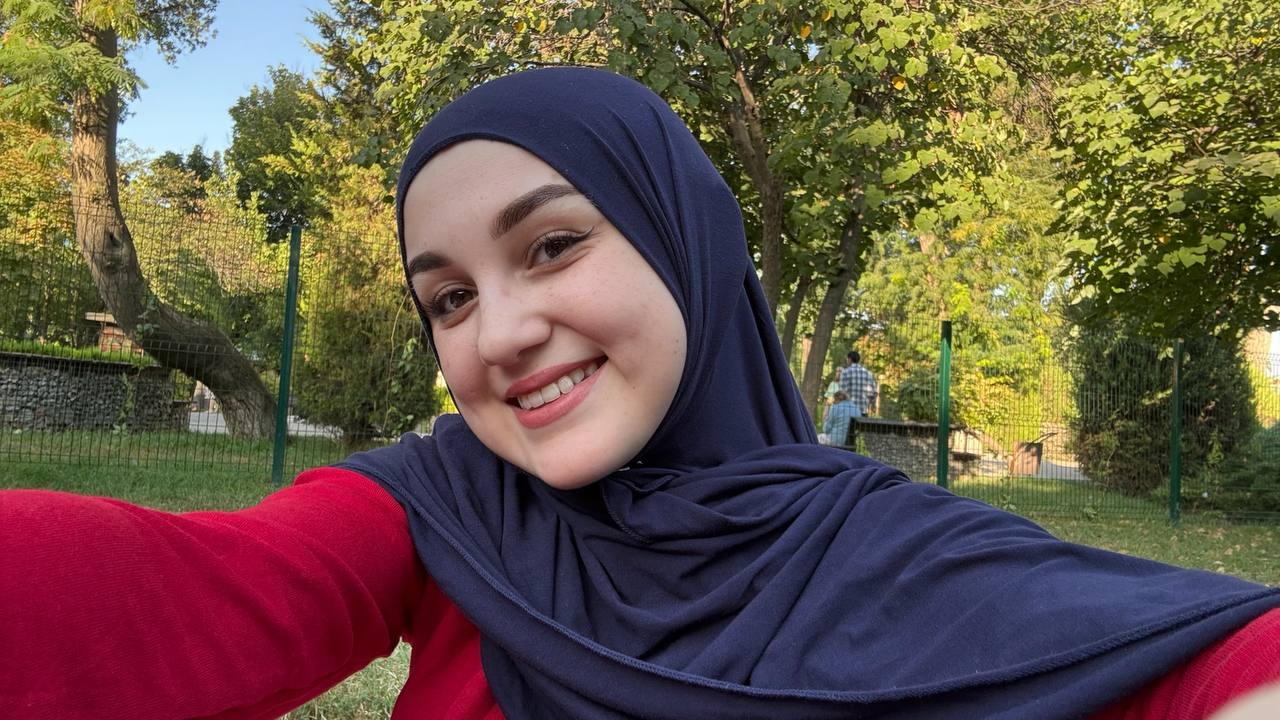
#> input picture chatgpt-150-photo-codes/source/original.jpg, 1280 x 720 px; its folder holds only this picture in this run
$ python -i g22.py   (imports and definitions only)
#> lines starting #> are read from the running program, lines starting #| are printed output that depends on the picture
### chatgpt-150-photo-codes/effects/lib.py
"""Shared helper library for the 150 photo effects.

Conventions
-----------
* Images are float32 numpy arrays, RGB, values in [0, 1], shape (H, W, 3) = (1440, 1152, 3).
* Masks are float32 arrays, shape (H, W), values in [0, 1] (1 = selected).
* Colours can be given as '#RRGGBB', (r, g, b) in 0..255 ints, or floats in 0..1.
* Every helper returns a NEW array; nothing mutates its input.

Quick start (inside effects/gNN.py):

    from effects.lib import *
    from effects.registry import effect

    @effect('golden_hour')
    def golden_hour(img):
        img = temperature(img, 0.35)
        img = split_tone(img, shadows='#5a3a2a', highlights='#ffd27a', strength=0.35)
        img = glow(img, sigma=40, strength=0.35, threshold=0.55)
        return vignette(img, strength=0.25)
"""
import os, json, math, functools
import numpy as np
import cv2
from PIL import Image, ImageDraw, ImageFont, ImageFilter, ImageOps, ImageChops

ROOT = os.path.dirname(os.path.dirname(os.path.abspath(__file__)))
SRC = os.path.join(ROOT, 'source')
FONT_DIR = os.path.join(ROOT, 'book', 'fonts')
H, W = 1440, 1152

# Guide palette (for effects that want to echo the book's look)
BURGUNDY = '#6B1F2E'
BURGUNDY_DEEP = '#43121D'
ROSE = '#A8556B'
BLUSH = '#E8C4C8'
CREAM = '#F7F1E8'
BEIGE = '#E9DDCB'
TAUPE = '#C9B9A3'
INK = '#2E1A1F'
GOLD = '#C9A15C'

# ----------------------------------------------------------------------------- I/O

@functools.lru_cache(None)
def _base_u8():
    return np.array(Image.open(os.path.join(SRC, 'crop.jpg')).convert('RGB'))


def base():
    """Fresh float32 copy of the source portrait (1440 x 1152 x 3, values 0..1)."""
    return _base_u8().astype(np.float32) / 255.0


# [28 lines left out: functions _mask_u8, mask, meta, not called in this run]


def to_pil(img):
    return Image.fromarray(to_u8(img))


def to_u8(img):
    return (np.clip(img, 0, 1) * 255 + 0.5).astype(np.uint8)


def from_pil(pil):
    return np.array(pil.convert('RGB')).astype(np.float32) / 255.0


def from_u8(a):
    return a.astype(np.float32) / 255.0


# [12 lines left out: function finalize, not called in this run]


# ----------------------------------------------------------------------------- basics

def color(c):
    """Any colour spec -> float32 array (3,) in [0,1]."""
    if isinstance(c, str):
        c = c.lstrip('#')
        return np.array([int(c[i:i + 2], 16) / 255.0 for i in (0, 2, 4)], np.float32)
    c = np.array(c, np.float32)
    if c.max() > 1.0:
        c = c / 255.0
    return c[:3]


def color255(c):
    return tuple(int(round(v * 255)) for v in color(c))


def clip(img):
    return np.clip(img, 0, 1)


def lerp(a, b, t):
    """Linear blend a->b by t (scalar, (H,W) mask, or (H,W,3))."""
    t = np.asarray(t, np.float32)
    if t.ndim == 2:
        t = t[..., None]
    return a * (1 - t) + b * t


def smoothstep(e0, e1, x):
    t = np.clip((x - e0) / (e1 - e0 + 1e-9), 0, 1)
    return t * t * (3 - 2 * t)


def luminance(img):
    """Rec.709 luminance, (H, W)."""
    return img[..., 0] * 0.2126 + img[..., 1] * 0.7152 + img[..., 2] * 0.0722


def gray(img):
    """Desaturated 3-channel image."""
    return np.repeat(luminance(img)[..., None], 3, axis=2)


# [8 lines left out: function as_layer, not called in this run]


def rgb2hsv(img):
    """float32 HSV: H in [0,360), S,V in [0,1]."""
    return cv2.cvtColor(np.ascontiguousarray(clip(img), dtype=np.float32), cv2.COLOR_RGB2HSV)


# [5 lines left out: function hsv2rgb, not called in this run]


# ----------------------------------------------------------------------------- tone & colour

def brightness(img, amount):
    return clip(img + amount)


def exposure(img, stops):
    return clip(img * (2.0 ** stops))


def gamma(img, g):
    return clip(img) ** (1.0 / g)


def contrast(img, factor, pivot=0.5):
    return clip((img - pivot) * factor + pivot)


def levels(img, black=0.0, white=1.0, gamma_=1.0, out_black=0.0, out_white=1.0):
    x = np.clip((img - black) / max(white - black, 1e-6), 0, 1) ** (1.0 / gamma_)
    return clip(out_black + x * (out_white - out_black))


def curve(img, points, channels='rgb'):
    """Smooth tone curve through points [(x, y), ...] in 0..1 (endpoints added if missing).
    channels: any of 'r','g','b' (e.g. 'rgb', 'r', 'gb')."""
    from scipy.interpolate import PchipInterpolator
    pts = sorted(points)
    if pts[0][0] > 0:
        pts.insert(0, (0.0, 0.0))
    if pts[-1][0] < 1:
        pts.append((1.0, 1.0))
    xs = np.array([p[0] for p in pts]); ys = np.array([p[1] for p in pts])
    grid = np.linspace(0, 1, 1024)
    lut = np.clip(PchipInterpolator(xs, ys)(grid), 0, 1).astype(np.float32)
    out = img.copy()
    for c, ch in enumerate('rgb'):
        if ch in channels:
            out[..., c] = np.interp(np.clip(out[..., c], 0, 1), grid, lut)
    return out


def s_curve(img, amount=0.2):
    """Contrast S-curve; amount 0..0.5."""
    return curve(img, [(0, 0), (0.25, 0.25 - amount * 0.5), (0.75, 0.75 + amount * 0.5), (1, 1)])


def fade(img, amount=0.12, highlight=0.04):
    """Matte / faded film look: lifts blacks, slightly lowers whites."""
    return curve(img, [(0, amount), (0.5, 0.5 + amount * 0.25), (1, 1 - highlight)])


def saturation(img, factor):
    return clip(lerp(gray(img), img, factor))


# [44 lines left out: functions vibrance, hue_shift, hsl_adjust, isolate_hue, temperature, tint, not called in this run]


def channel_mixer(img, r=(1, 0, 0), g=(0, 1, 0), b=(0, 0, 1)):
    M = np.array([r, g, b], np.float32)
    return clip(img @ M.T)


# [12 lines left out: functions bw, tone, not called in this run]


def sepia(img, strength=1.0):
    return tone(img, '#c9a06a', strength)


# [16 lines left out: functions split_tone, color_balance, not called in this run]


def gradient_map(img, stops, strength=1.0):
    """Map luminance through colour stops [(pos, colour), ...]; pos in 0..1."""
    l = luminance(img)
    pos = [s[0] for s in stops]
    cols = np.array([color(s[1]) for s in stops], np.float32)
    mapped = np.stack([np.interp(l, pos, cols[:, c]) for c in range(3)], axis=-1).astype(np.float32)
    return clip(lerp(img, mapped, strength))


def duotone(img, dark, light, strength=1.0):
    return gradient_map(img, [(0, dark), (1, light)], strength)


def posterize(img, levels_=6):
    return np.floor(clip(img) * (levels_ - 1) + 0.5) / (levels_ - 1)


def solarize(img, threshold=0.5):
    return np.where(img > threshold, 1 - img, img)


def invert(img):
    return 1 - img


def threshold(img, t=0.5, soft=0.02):
    return np.repeat(smoothstep(t - soft, t + soft, luminance(img))[..., None], 3, axis=2)


# ----------------------------------------------------------------------------- blend modes

# [40 lines left out: functions _bm, blend, not called in this run]


def screen(a, b, opacity=1.0): return blend(a, b, 'screen', opacity)
def multiply(a, b, opacity=1.0): return blend(a, b, 'multiply', opacity)
def overlay(a, b, opacity=1.0): return blend(a, b, 'overlay', opacity)
def soft_light(a, b, opacity=1.0): return blend(a, b, 'soft_light', opacity)


# ----------------------------------------------------------------------------- structure / blur / sharpen

# [4 lines left out: function blur, not called in this run]


def box_blur(img, k):
    return cv2.blur(img, (k, k))


def median(img, k=5):
    return from_u8(cv2.medianBlur(to_u8(img), k | 1))


def bilateral(img, d=9, sigma_color=0.1, sigma_space=12):
    return cv2.bilateralFilter(np.ascontiguousarray(img), d, sigma_color, sigma_space)


def guided(img, radius=12, eps=0.004, guide=None):
    g = np.ascontiguousarray(img if guide is None else guide, dtype=np.float32)
    return cv2.ximgproc.guidedFilter(g, np.ascontiguousarray(img, dtype=np.float32), radius, eps)


# [6 lines left out: function unsharp, not called in this run]


def sharpen(img, amount=0.5):
    return unsharp(img, 1.2, amount)


# [5 lines left out: function clarity, not called in this run]


def detail_enhance(img, sigma_s=10, sigma_r=0.15):
    return from_u8(cv2.cvtColor(cv2.detailEnhance(cv2.cvtColor(to_u8(img), cv2.COLOR_RGB2BGR), sigma_s=sigma_s, sigma_r=sigma_r), cv2.COLOR_BGR2RGB))


def cv_stylization(img, sigma_s=60, sigma_r=0.45):
    """OpenCV painterly stylization (watercolour-ish)."""
    return from_u8(cv2.cvtColor(cv2.stylization(cv2.cvtColor(to_u8(img), cv2.COLOR_RGB2BGR), sigma_s=sigma_s, sigma_r=sigma_r), cv2.COLOR_BGR2RGB))


# [4 lines left out: function cv_pencil, not called in this run]


def cv_oil(img, size=7, dyn_ratio=1):
    return from_u8(cv2.cvtColor(cv2.xphoto.oilPainting(cv2.cvtColor(to_u8(img), cv2.COLOR_RGB2BGR), size, dyn_ratio), cv2.COLOR_BGR2RGB))


# [36 lines left out: functions edges, xdog, glow, orton, halation, not called in this run]


def soft_focus(img, sigma=12, mix=0.5):
    return clip(lerp(img, blur(img, sigma), mix))


# [77 lines left out: functions motion_blur, zoom_blur, spin_blur, disc_kernel, bokeh_blur, skin_smooth and 3 more, not called in this run]


def vignette(img, strength=0.5, radius=0.95, softness=0.7, color_='#000000', center=None):
    m = 1 - radial(center, radius, softness)
    return clip(lerp(img, as_layer(color_), strength * m))


def feather(m, sigma):
    return cv2.GaussianBlur(np.asarray(m, np.float32), (0, 0), sigma) if sigma > 0 else m


# [5 lines left out: function edge_band, not called in this run]


def inner_edge(m, width=14, softness=6):
    k = np.ones((width * 2 + 1,) * 2, np.uint8)
    return feather(np.clip(m - cv2.erode(m, k), 0, 1), softness)


def apply_mask(original, edited, m):
    """Use `edited` where mask is 1, `original` elsewhere."""
    return clip(lerp(original, edited, m))


# [30 lines left out: functions blur_background, replace_background, zoom, rotate, not called in this run]


def translate(img, dx, dy, border=cv2.BORDER_REFLECT):
    M = np.array([[1, 0, dx], [0, 1, dy]], np.float32)
    return cv2.warpAffine(img, M, (W, H), borderMode=border)


# [17 lines left out: functions barrel, letterbox, not called in this run]


def resize(img, w, h):
    return cv2.resize(img, (w, h), interpolation=cv2.INTER_AREA if w < img.shape[1] else cv2.INTER_CUBIC)


# ----------------------------------------------------------------------------- procedural textures & overlays

def rng(seed=0):
    return np.random.default_rng(seed)


# [182 lines left out: functions noise, fbm, grain, paper, scratches, dust and 8 more, not called in this run]


def pixelate(img, block=16):
    small = cv2.resize(img, (W // block, H // block), interpolation=cv2.INTER_AREA)
    return cv2.resize(small, (W, H), interpolation=cv2.INTER_NEAREST)


# [108 lines left out: functions halftone, lens_flare, canvas, rounded_mask, paste, border and 1 more, not called in this run]


_FONT_FILES = {
    'playfair': ('PlayfairDisplay[wght].ttf', 'Regular'), 'playfair-bold': ('PlayfairDisplay[wght].ttf', 'Bold'),
    'playfair-black': ('PlayfairDisplay[wght].ttf', 'Black'), 'playfair-italic': ('PlayfairDisplay-Italic[wght].ttf', 'Italic'),
    'playfair-bolditalic': ('PlayfairDisplay-Italic[wght].ttf', 'Bold Italic'),
    'lato': ('Lato-Regular.ttf', None), 'lato-bold': ('Lato-Bold.ttf', None), 'lato-italic': ('Lato-Italic.ttf', None), 'lato-light': ('Lato-Light.ttf', None),
    'cormorant': ('CormorantGaramond[wght].ttf', 'Medium'), 'cormorant-bold': ('CormorantGaramond[wght].ttf', 'Bold'),
    'cormorant-italic': ('CormorantGaramond-Italic[wght].ttf', 'Medium Italic'), 'cormorant-light': ('CormorantGaramond[wght].ttf', 'Light'),
}


def font(name='playfair', size=48):
    """ImageFont: playfair, playfair-bold, playfair-black, playfair-italic, playfair-bolditalic,
    lato, lato-bold, lato-italic, lato-light, cormorant, cormorant-bold, cormorant-italic, cormorant-light."""
    fn, var = _FONT_FILES[name]
    f = ImageFont.truetype(os.path.join(FONT_DIR, fn), size)
    if var:
        try:
            f.set_variation_by_name(var)
        except Exception:
            try:
                names = [n.decode() if isinstance(n, bytes) else n for n in f.get_variation_names()]
                for cand in (var, var.replace(' Italic', ''), 'Regular', 'Italic'):
                    if cand in names:
                        f.set_variation_by_name(cand); break
            except Exception:
                pass
    return f


def draw_text(img, text, xy, font_, color_='#2E1A1F', anchor='la', tracking=0.0, opacity=1.0, rotate_=0.0, shadow=None):
    """Draw text onto an image (returns a new image). anchor: PIL anchor ('la' left-top, 'mm' centre, 'ra' right-top, 'ls' left-baseline ...).
    tracking: extra letter spacing in px. shadow: (dx, dy, blur, colour, opacity)."""
    base_pil = to_pil(img).convert('RGBA')
    layer = Image.new('RGBA', base_pil.size, (0, 0, 0, 0))
    d = ImageDraw.Draw(layer)
    fill = color255(color_) + (int(255 * opacity),)
    x, y = xy
    if tracking:
        widths = [font_.getlength(ch) for ch in text]
        total = sum(widths) + tracking * (len(text) - 1)
        h_anchor = anchor[0]
        start = x - (total / 2 if h_anchor == 'm' else total if h_anchor == 'r' else 0)
        cx = start
        for ch, wch in zip(text, widths):
            d.text((cx, y), ch, font=font_, fill=fill, anchor='l' + anchor[1])
            cx += wch + tracking
    else:
        d.text((x, y), text, font=font_, fill=fill, anchor=anchor)
    if rotate_:
        layer = layer.rotate(rotate_, resample=Image.BICUBIC, center=(x, y))
    if shadow:
        dx, dy, sb, scol, sop = shadow
        sh = Image.new('RGBA', layer.size, (0, 0, 0, 0))
        a = layer.split()[3].point(lambda v: int(v * sop))
        sh.paste(Image.new('RGBA', layer.size, color255(scol) + (255,)), (dx, dy), a)
        sh = sh.filter(ImageFilter.GaussianBlur(sb))
        base_pil = Image.alpha_composite(base_pil, sh)
    return from_pil(Image.alpha_composite(base_pil, layer))


def text_width(text, font_, tracking=0.0):
    return sum(font_.getlength(ch) for ch in text) + tracking * (len(text) - 1)


def draw_shapes(img, fn):
    """Helper: fn(ImageDraw) draws onto an RGBA layer over the image; returns new image."""
    base_pil = to_pil(img).convert('RGBA')
    layer = Image.new('RGBA', base_pil.size, (0, 0, 0, 0))
    fn(ImageDraw.Draw(layer))
    return from_pil(Image.alpha_composite(base_pil, layer))


def rgba(c, alpha=1.0):
    return color255(c) + (int(255 * alpha),)


def face_center():
    m = meta(); return tuple(m['face_center'])


def face_box():
    return tuple(meta()['face_box'])

### chatgpt-150-photo-codes/effects/registry.py
"""Effect registry. Each of the 150 codes is a function taking the base image
(float32 RGB array in [0,1], shape (1440, 1152, 3)) and returning an image of the
same shape/dtype (or a PIL image of the same size)."""
REGISTRY = {}


def effect(code):
    """Decorator: @effect('golden_hour') registers the function under that code."""
    code = code.strip().lstrip('/')

    def deco(fn):
        fn.code = code
        REGISTRY[code] = fn
        return fn
    return deco

### chatgpt-150-photo-codes/effects/g22.py
"""Group g22 — Ramkalar (Frames)
#106 vintage_frame   #107 passport   #108 torn_paper   #109 double_border   #110 postcard
"""
from effects.lib import *
from effects.registry import effect

SS = 3          # supersampling factor for the hand-drawn ornaments (drawn 3x, area-downsampled -> clean AA)
_SHIFT = 3      # cv2 fixed-point sub-pixel bits


# ----------------------------------------------------------------------------- vector drawing helpers

# [5 lines left out: function _aa, not called in this run]


def _fx(v, s):
    return int(round(v * s * (1 << _SHIFT)))


def _dot(a, x, y, r, s, val=255):
    cv2.circle(a, (_fx(x, s), _fx(y, s)), max(1, _fx(r, s)), val, -1, cv2.LINE_AA, _SHIFT)


# [4 lines left out: function _stroke, not called in this run]


def _poly(a, pts, s, val=255):
    p = np.array([[_fx(x, s), _fx(y, s)] for x, y in pts], np.int32)
    cv2.fillPoly(a, [p], val, cv2.LINE_AA, _SHIFT)


def _line(a, p, q, w, s, val=255):
    cv2.line(a, (_fx(p[0], s), _fx(p[1], s)), (_fx(q[0], s), _fx(q[1], s)), val, max(1, int(round(w * s))), cv2.LINE_AA, _SHIFT)


# [64 lines left out: functions _spiral, _bezier, _resample, _leaf, _blit_alpha, _rules and 2 more, not called in this run]


def _rgba(rgb, alpha):
    a = np.clip(alpha, 0, 1)
    return np.dstack([np.clip(rgb, 0, 1), a])


# [25 lines left out: functions _rotate_rgba, _composite, not called in this run]


def _crop_aspect(img, aspect, y_bias=0.5):
    """Centre-crop `img` to width/height = aspect. y_bias: where to keep the crop vertically (0 top .. 1 bottom)."""
    h, w = img.shape[:2]
    if w / h > aspect:
        cw = int(round(h * aspect)); x0 = (w - cw) // 2
        return img[:, x0:x0 + cw]
    ch = int(round(w / aspect)); y0 = int(round((h - ch) * y_bias))
    return img[y0:y0 + ch]


# ----------------------------------------------------------------------------- #106 vintage_frame ornaments

# [209 lines left out: functions _scroll_path, _corner_tile, _midside_tile, vintage_frame, passport, _edge_profile and 2 more, not called in this run]


# ----------------------------------------------------------------------------- #110 postcard

def _stamp(img, w=168, h=204, pitch=12, hole=4.6):
    """Perforated postage stamp with a burgundy-toned mini portrait -> (rgb, alpha) at 1x, built at 3x."""
    s = SS
    Wt, Ht = w * s, h * s
    paper_c = color('#F3EDE0')
    tile = np.ones((Ht, Wt, 3), np.float32) * paper_c
    # picture window
    m = 14 * s; mb = 36 * s
    ww, wh = Wt - 2 * m, Ht - m - mb
    mini = _crop_aspect(img, ww / wh)
    mini = cv2.resize(mini, (ww, wh), interpolation=cv2.INTER_AREA)
    mini = duotone(s_curve(mini, 0.12), BURGUNDY_DEEP, '#F3E7D4')
    tile[m:m + wh, m:m + ww] = mini
    tile = draw_shapes(tile, lambda d: d.rectangle((m - 1, m - 1, m + ww, m + wh), outline=rgba(BURGUNDY_DEEP, 0.85), width=2 * s))
    tile = draw_shapes(tile, lambda d: d.rectangle((m - 4 * s, m - 4 * s, Wt - m + 4 * s, Ht - m + 4 * s), outline=rgba(BURGUNDY_DEEP, 0.55), width=s))
    tile = draw_text(tile, 'POCHTA', (Wt / 2, Ht - mb / 2 - 2 * s), font('lato-bold', 11 * s), BURGUNDY_DEEP, anchor='mm', tracking=2.5 * s, opacity=0.9)
    tile = draw_text(tile, '12', (m + 3 * s, Ht - mb / 2 - 2 * s), font('playfair-bold', 15 * s), BURGUNDY_DEEP, anchor='lm', opacity=0.9)
    tile = draw_text(tile, '12', (Wt - m - 3 * s, Ht - mb / 2 - 2 * s), font('playfair-bold', 15 * s), BURGUNDY_DEEP, anchor='rm', opacity=0.9)
    # perforation
    a = np.full((Ht, Wt), 255, np.uint8)
    for x in np.arange(pitch / 2, w, pitch):
        for y in (0, h):
            _dot(a, x, y, hole, s, 0)
    for y in np.arange(pitch / 2, h, pitch):
        for x in (0, w):
            _dot(a, x, y, hole, s, 0)
    alpha = a.astype(np.float32) / 255.0
    # premultiplied downsample
    prem = cv2.resize(tile * alpha[..., None], (w, h), interpolation=cv2.INTER_AREA)
    al = cv2.resize(alpha, (w, h), interpolation=cv2.INTER_AREA)
    rgb = np.where(al[..., None] > 1e-3, prem / np.maximum(al, 1e-3)[..., None], paper_c)
    return clip(rgb), al


# [81 lines left out: functions _postmark, postcard, not called in this run]

>>> import cv2
>>> picture = cv2.imread('../source/original.jpg')
#> picture is the input picture: shape (720, 1280, 3); mean B, G, R 69.7, 84.1, 101.3
>>> result = _stamp(picture)
#> in _crop_aspect, `return img[:, x0:x0 + cw]`:
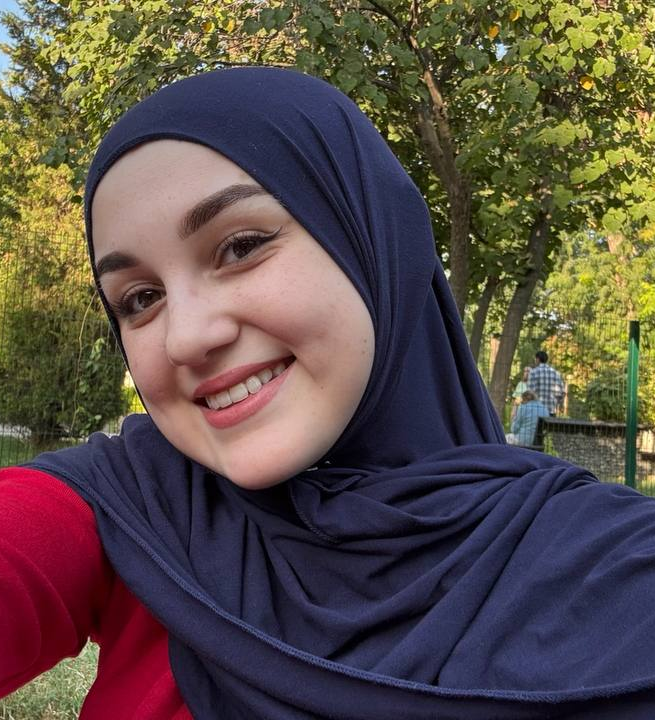
#> returned value: shape (720, 655, 3); mean of channels 0, 1, 2 70.5, 76.8, 89.4; drawn as B, G, R
#> after the loop in curve, `for c, ch in enumerate('rgb'):`:
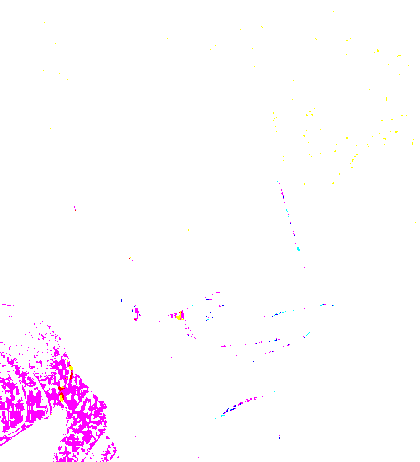
#> out: shape (462, 420, 3); mean B, G, R 0.999, 0.977, 0.999; drawn with 1 as white
#> in luminance, `return img[..., 0] * 0.2126 + img[..., 1] * 0.7152 + img[..., 2] * 0.0..`:
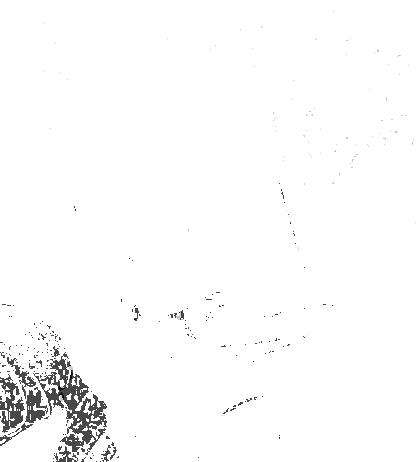
#> returned value: shape (462, 420) float64; min 0.0722, max 1, mean 0.983
#> in gradient_map, `pos = [s[0] for s in stops]`: pos = [0, 1]
#> in gradient_map, `cols = np.array([color(s[1]) for s in stops], np.float32)`: cols = [[0.263, 0.0706, 0.114], [0.953, 0.906, 0.831]]
#> in gradient_map, `mapped = np.stack([np.interp(l, pos, cols[:, c]) for c in range(3)], a..`:
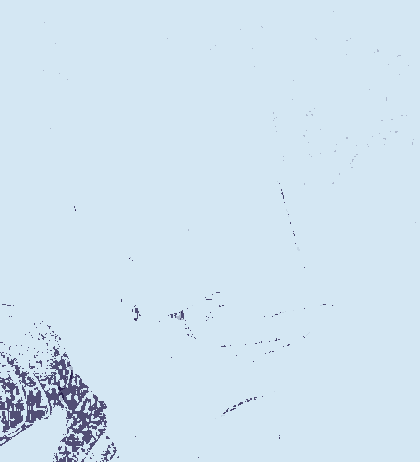
#> mapped: shape (462, 420, 3) float32; mean of channels 0, 1, 2 0.941, 0.892, 0.817; drawn as B, G, R
#> in draw_shapes, `layer = Image.new('RGBA', base_pil.size, (0, 0, 0, 0))`: layer: PIL image 504x612 RGBA; every value is 0
#> in draw_text, `base_pil = to_pil(img).convert('RGBA')`:
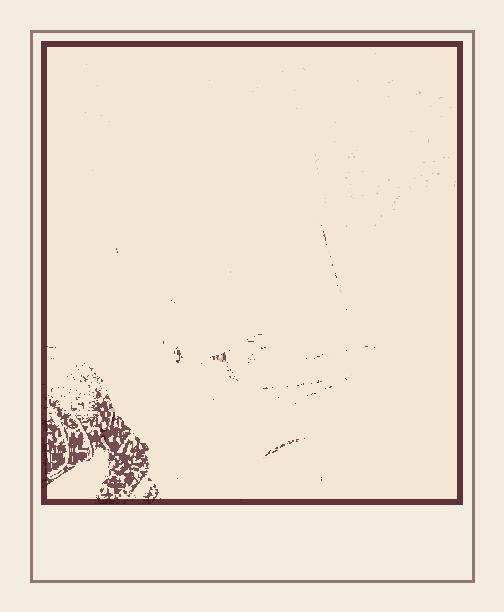
#> base_pil: PIL image 504x612 RGBA; mean R, G, B, A 234.3, 222.6, 207.2, 255
#> after the loop in draw_text, `for ch, wch in zip(text, widths):`: cx = 346.5
#> in _stamp, `rgb = np.where(al[..., None] > 1e-3, prem / np.maximum(al, 1e-3)[..., ..`:
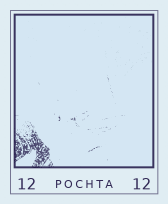
#> rgb: shape (204, 168, 3) float32; mean B, G, R 0.915, 0.868, 0.808
#> in _stamp, `rgb = np.where(al[..., None] > 1e-3, prem / np.maximum(al, 1e-3)[..., ..`:
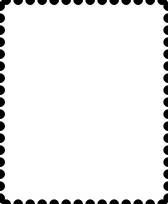
#> al: shape (204, 168) float32; min 0, max 1, mean 0.936
